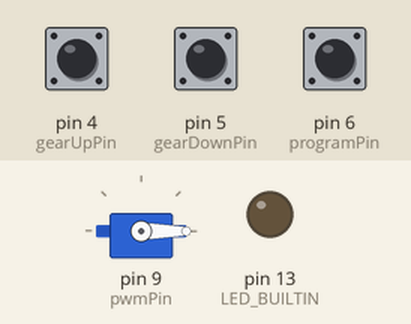
Bench run of a sketch on a simulated Arduino Uno, built with avr-gcc and run on an emulated ATmega328P. On the bench: servo, output pins drawn as LEDs (lit = HIGH). The inputs (shaded band) are chosen by the test bench; at power-on: pin 4 (gearUpPin) LOW, pin 6 (programPin) HIGH, pin 5 (gearDownPin) LOW. EEPROM starts erased.

Above: at 1.2 s.
1.3 s: pin 4 (gearUpPin) pulled HIGH for 0.15 s
At 2.2 s:
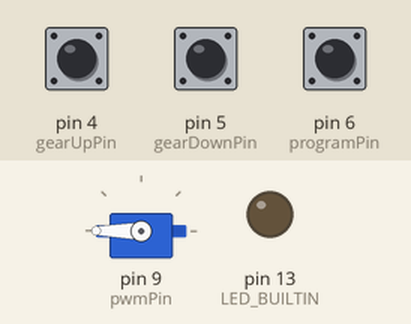
2.9 s: pin 6 (programPin) pulled LOW for 0.15 s
At 2.97 s:
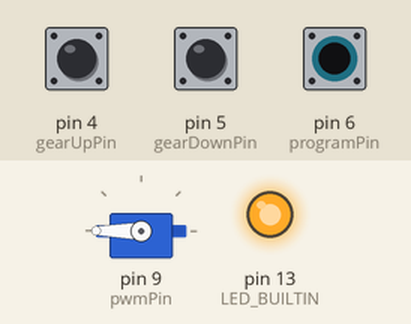
4.5 s: pin 6 (programPin) pulled LOW for 3.2 s
At 8.3 s:
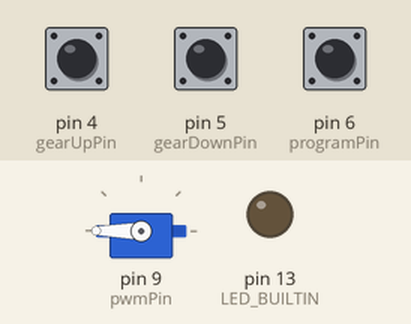
9.2 s: pin 4 (gearUpPin) driven HIGH and pin 6 (programPin) driven LOW
At 9.5 s:
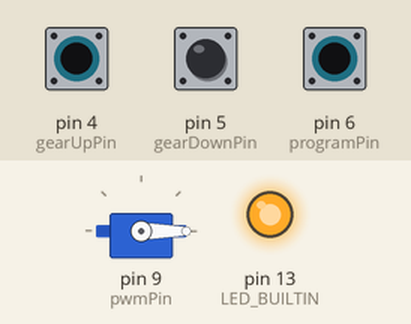
10.7 s: pin 6 (programPin) driven HIGH
At 11.8 s:
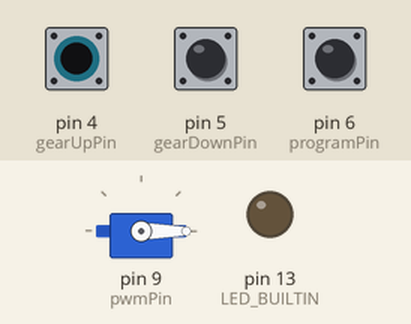
Timing chart, 0 to 13.2 s (numbered marks = the images above; inputs shaded):
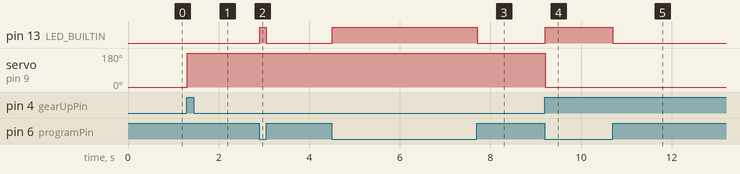

Measured:
- after the input at 1.3 s, servo on pin 9 (pwmPin): 0° → 180° at once
- after the input at 2.9 s, pin 13 (LED_BUILTIN): LOW → HIGH at once, → LOW 0.15 s later
- after the input at 4.5 s, pin 13 (LED_BUILTIN): LOW → HIGH at once, → LOW 3.2 s later
- after the input at 9.2 s, pin 13 (LED_BUILTIN): LOW → HIGH at once; servo on pin 9 (pwmPin): 180° → 0° at once
- after the input at 10.7 s, pin 13 (LED_BUILTIN): HIGH → LOW at once

The sketch:

20220514_Shifter_V4.ino
```cpp
#include <EEPROM.h>
#include <Servo.h>
#include <Bounce2.h>
#include <avr/sleep.h>

#define debug           0 //If 1 then debug info will be printed to the serial console
#define resetEEPROM     0 //If 1 the eeprom contents will be reset each cold start

#define gears           10  //Interger number of gears on cassette
#define gearMin         45  //Degrees
#define gearMax         120 //Degrees

#define overShootUp     (gearMax-gearMin)/(gears-1) //Up the cassete to i.e. little to big
#define overShootDown   (gearMax-gearMin)/(gears-1) //Down the cassette i.e. big to little
#define overShootPeriod 500                         //Mili Seconds

#define pwmPin          9 //D9

#define ISRPin          2 //D2
#define gearUpPin       4 //D4
#define gearDownPin     5 //D5
#define programPin      6 //D6

#define debounce        5 //ms = milli seconds

//volatile byte btnPrs = LOW;
Servo myservo;            // create servo object to control a servo
byte currGear;            //a byte for storing the current gear
byte gearLoc[gears];      //An array to store the posistions for the gears
bool progMode = false;    //Are we in program mode?
unsigned long overShootTimer = 0;

// INSTANTIATE A Button OBJECT
Bounce2::Button gearUp = Bounce2::Button();   //Gear UP button
Bounce2::Button gearDown = Bounce2::Button(); //Gear DOWN button
Bounce2::Button program = Bounce2::Button();  //Program button

void setup() {
  if (resetEEPROM) EEPROM.write(0,bool(0));//If the code is set to reset the EEPROM each run then do that

  //Setup GearUP button
  //gearUp.attach(gearUpPin ,  INPUT_PULLUP );    // USE INTERNAL PULL-UP
  gearUp.attach(gearUpPin ,  INPUT);    // USE External pull down
  gearUp.interval(debounce);                    // DEBOUNCE INTERVAL IN MILLISECONDS
  gearUp.setPressedState(HIGH);                  // INDICATE THAT THE LOW STATE CORRESPONDS TO PHYSICALLY PRESSING THE BUTTON

  //Setup GearUP button
  gearDown.attach(gearDownPin ,  INPUT); // USE External pull down
  gearDown.interval(debounce);                  // DEBOUNCE INTERVAL IN MILLISECONDS
  gearDown.setPressedState(HIGH);                // INDICATE THAT THE LOW STATE CORRESPONDS TO PHYSICALLY PRESSING THE BUTTON

  program.attach(programPin, INPUT_PULLUP );
  program.interval(debounce);
  program.setPressedState(LOW);

  myservo.attach(pwmPin);

  if (debug) Serial.begin(9600);
  //EEPROM Layout
  //byte 0 = 1 if there is an array, zero if it needs to be init
  //byte 1 = The current gear
  //byte 2-N = The PWM value for each gear

  //Is the EEPROM alredy configured?
  if (EEPROM.read(0) == 0)//No its not
  {
    if (debug) Serial.println("Configuring EEPROM");
    EEPROM.write(0,01);    //EEPROM is configured
    EEPROM.write(1,0);    //
    for(int i=0; i < gears; i++){ EEPROM.write(i+2, gearMin + (((gearMax-gearMin)/(gears-1))*i));}
  }

  //Read the settings in from the EEPROM and set servo acordingly
  currGear = EEPROM.read(1);
  for(int i=0; i < gears; i++) {gearLoc[i] = EEPROM.read(i+2);}
  myservo.write(gearLoc[currGear]);

  if (debug)
  {
    //print the settings to the screen
    Serial.print("EEPROM Status ");
    Serial.println(int(EEPROM.read(0)));;
    Serial.print("Current gear ");
    Serial.println(currGear);
    for(int i=0; i < gears; i++)
    {
      Serial.print(gearLoc[i]);
      Serial.print(",");
    }
    Serial.println();
  }
  pinMode(LED_BUILTIN,OUTPUT);
  //pinMode(ISRPin,INPUT_PULLUP);
  digitalWrite(LED_BUILTIN,LOW);

}
/*
void wakeup()
{
  if(debug) Serial.println("Interupt");
  sleep_disable();
  detachInterrupt(0);
}

void goToSleep()
{
  if(debug) Serial.println("Going to sleep");
  sleep_enable();
  attachInterrupt(0, wakeup, LOW);
  set_sleep_mode(SLEEP_MODE_PWR_DOWN);
  digitalWrite(LED_BUILTIN,LOW);
  delay(1000);
  sleep_cpu();
  if(debug) Serial.println("Just woke up");
  digitalWrite(LED_BUILTIN,HIGH);
}*/

void loop() {
  // UPDATE THE BUTTON
  // YOU MUST CALL THIS EVERY LOOP
  gearUp.update();
  gearDown.update();
  program.update();

  //Serial.println(gearUp.pressed());
  //Serial.println(gearDown.pressed());

  /*if (gearDown.isPressed() && gearUp.isPressed())
  {
    delay(2000);
    if (gearDown.isPressed() && gearUp.isPressed())
    {
      progMode = !progMode;
      if ( progMode ) digitalWrite(LED_BUILTIN,HIGH);
      else digitalWrite(LED_BUILTIN,LOW);
      if (debug) Serial.println("Prog Mode");
    }
  }*/

  if (program.isPressed() )
  {
    progMode = true;
    digitalWrite(LED_BUILTIN,HIGH);
    // if (debug) Serial.println("Prog Mode");
  }else
  {
    progMode = false;
    digitalWrite(LED_BUILTIN,LOW);
  }
  //if in prog mode tweak the gear pos
  if ( gearUp.pressed() && progMode)
  {
    if (debug) Serial.println(currGear);
    gearLoc[currGear]++;
    if (gearLoc[currGear] >= 180 ) gearLoc[currGear] = 180;
    myservo.write(gearLoc[currGear]);
    EEPROM.write(currGear+2,gearLoc[currGear]);
    if (debug) Serial.println(gearLoc[currGear]);
  }
  if ( gearDown.pressed() && progMode)
  {
    if (debug) Serial.println(currGear);
    gearLoc[currGear]--;
    if (gearLoc[currGear] == 255 ) gearLoc[currGear] = 0;
    myservo.write(gearLoc[currGear]);
    EEPROM.write(currGear+2,gearLoc[currGear]);
    if (debug) Serial.println(gearLoc[currGear]);
  }

  if ( gearUp.pressed() && !progMode)//&& !gearDown.pressed())
  {
    overShootTimer = millis();
    currGear++;
    if(currGear >= gears) currGear = gears-1;
    if (debug) Serial.println(currGear);
    myservo.write(gearLoc[currGear]+overShootUp);
    EEPROM.write(1,currGear);
  }
  if ( gearDown.pressed() && !progMode)//&& !gearUp.pressed())
  {
    overShootTimer = millis();
    currGear--;
    if(currGear == 255) currGear = 0;
    if (debug) Serial.println(currGear);
    myservo.write(gearLoc[currGear]-overShootDown);
    EEPROM.write(1,currGear);
  }
  if (overShootTimer > 0 && millis() - overShootTimer > overShootPeriod )
  {
    overShootTimer = 0;
    myservo.write(gearLoc[currGear]);
  }
  //delay(10);
}
```
